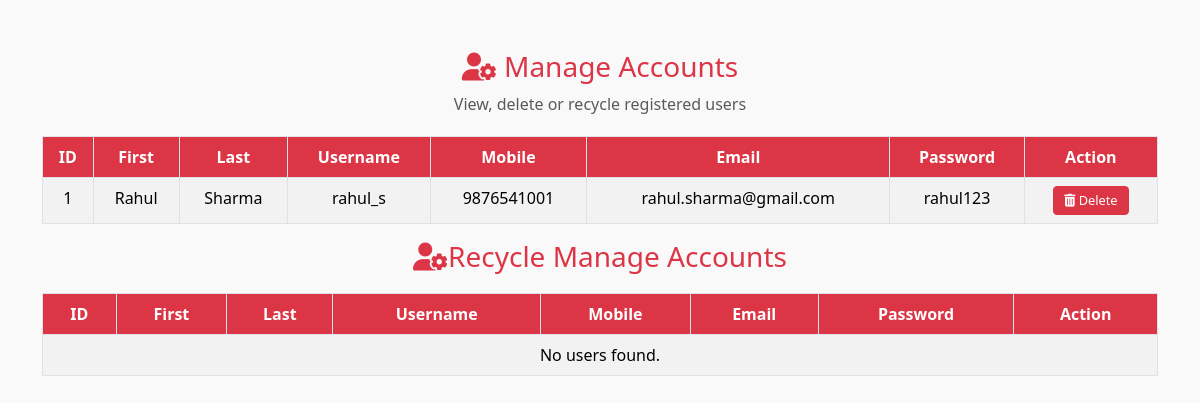
Screenshot of /signupshow.php (signed in) with the database file from the repository.
### tables this page shows
CREATE TABLE IF NOT EXISTS `signup` (
    `id`         INT(11) NOT NULL AUTO_INCREMENT,
    `fname`      VARCHAR(100) NOT NULL,
    `lname`      VARCHAR(100) NOT NULL,
    `uname`      VARCHAR(100) NOT NULL,
    `mob`        VARCHAR(15) NOT NULL,
    `email`      VARCHAR(150) NOT NULL UNIQUE,
    `pass`       VARCHAR(255) NOT NULL,
    `created_at` TIMESTAMP DEFAULT CURRENT_TIMESTAMP,
    PRIMARY KEY (`id`)
);

### signupshow.php (the view, shortened to what this page needs)
<?php
$sesid=$_SESSION['user'];
$conn = mysqli_connect("localhost", "root", "", "fooddb");
$sql = "SELECT * FROM signup where email='$sesid'";
$result = mysqli_query($conn, $sql);
?>
<!DOCTYPE html>
<html lang="en">
<head>
  <link href="https://cdn.jsdelivr.net/npm/bootstrap@5.3.3/dist/css/bootstrap.min.css" rel="stylesheet">
  <link rel="stylesheet" href="https://cdnjs.cloudflare.com/ajax/libs/font-awesome/6.5.0/css/all.min.css">
</head>
<body>
<div class="container">
  <div class="header">
    <h3 class="text-danger"><i class="fas fa-user-cog"></i> Manage Accounts</h3>
    <p class="text-muted">View, delete or recycle registered users</p>
  </div>
  <table class="table table-bordered table-hover table-striped text-center">
    <thead>
      <tr>
        <th>ID</th>
        <th>First</th>
        <th>Last</th>
        <th>Username</th>
        <th>Mobile</th>
        <th>Email</th>
        <th>Password</th>
        <th>Action</th>
      </tr>
    </thead>
    <tbody>
      <?php if(mysqli_num_rows($result) > 0): ?>
        <?php while($row = mysqli_fetch_assoc($result)): ?>
          <tr>
            <td><?= $row['id']; ?></td>
            <td><?= htmlspecialchars($row['fname']); ?></td>
            <td><?= htmlspecialchars($row['lname']); ?></td>
            <td><?= htmlspecialchars($row['uname']); ?></td>
            <td><?= htmlspecialchars($row['mob']); ?></td>
            <td><?= htmlspecialchars($row['email']); ?></td>
            <td><?= htmlspecialchars($row['pass']); ?></td>
            <td>
              <a href="delete.php?id=<?= $row['id']; ?>" class="btn btn-danger btn-sm"><i class="fas fa-trash-alt"></i> Delete</a>
            </td>
          </tr>
        <?php endwhile; ?>
      <?php else: ?>
        <tr><td colspan="8">No users found.</td></tr>
      <?php endif; ?>
    </tbody>
  </table>
  <div class="header">
    <h3 class="text-danger"><i class="fas fa-user-cog"></i>Recycle Manage Accounts</h3>
  </div>
  <table class="table table-bordered table-hover table-striped text-center">
    <thead>
      <tr>
        <th>ID</th>
        <th>First</th>
        <th>Last</th>
        <th>Username</th>
        <th>Mobile</th>
        <th>Email</th>
        <th>Password</th>
        <th>Action</th>
      </tr>
    </thead>
    <tbody>
      <?php
      $sql = "SELECT * FROM recycle where email='$sesid'";
$result = mysqli_query($conn, $sql);
      if(mysqli_num_rows($result) > 0): ?>
        <?php while($row = mysqli_fetch_assoc($result)): ?>
          <tr>
            <td><?= $row['id']; ?></td>
            <td><?= htmlspecialchars($row['fname']); ?></td>
            <td><?= htmlspecialchars($row['lname']); ?></td>
            <td><?= htmlspecialchars($row['uname']); ?></td>
            <td><?= htmlspecialchars($row['mob']); ?></td>
            <td><?= htmlspecialchars($row['email']); ?></td>
            <td><?= htmlspecialchars($row['pass']); ?></td>
            <td>
              <a href="recycle.php?id=<?= $row['id']; ?>" class="btn btn-secondary btn-sm"><i class="fas fa-recycle"></i> Recycle</a>
            </td>
          </tr>
        <?php endwhile; ?>
      <?php else: ?>
        <tr><td colspan="8">No users found.</td></tr>
      <?php endif; ?>
    </tbody>
  </table>
</div>
</body>
</html>

### signupshow.php (style rules this page uses)
body { background-color: #f9f9f9; font-family: 'Segoe UI', sans-serif; }
.container { margin-top: 50px; }
.table th { background-color: #dc3545; color: white; }
.btn-sm { font-size: 0.8rem; padding: 4px 10px; }
.header { text-align: center; margin-bottom: 20px; }

### rows the page displays
signup: id "1", fname "Rahul", lname "Sharma", uname "rahul_s", mob "9876541001", email "rahul.sharma@gmail.com", pass "rahul123"
